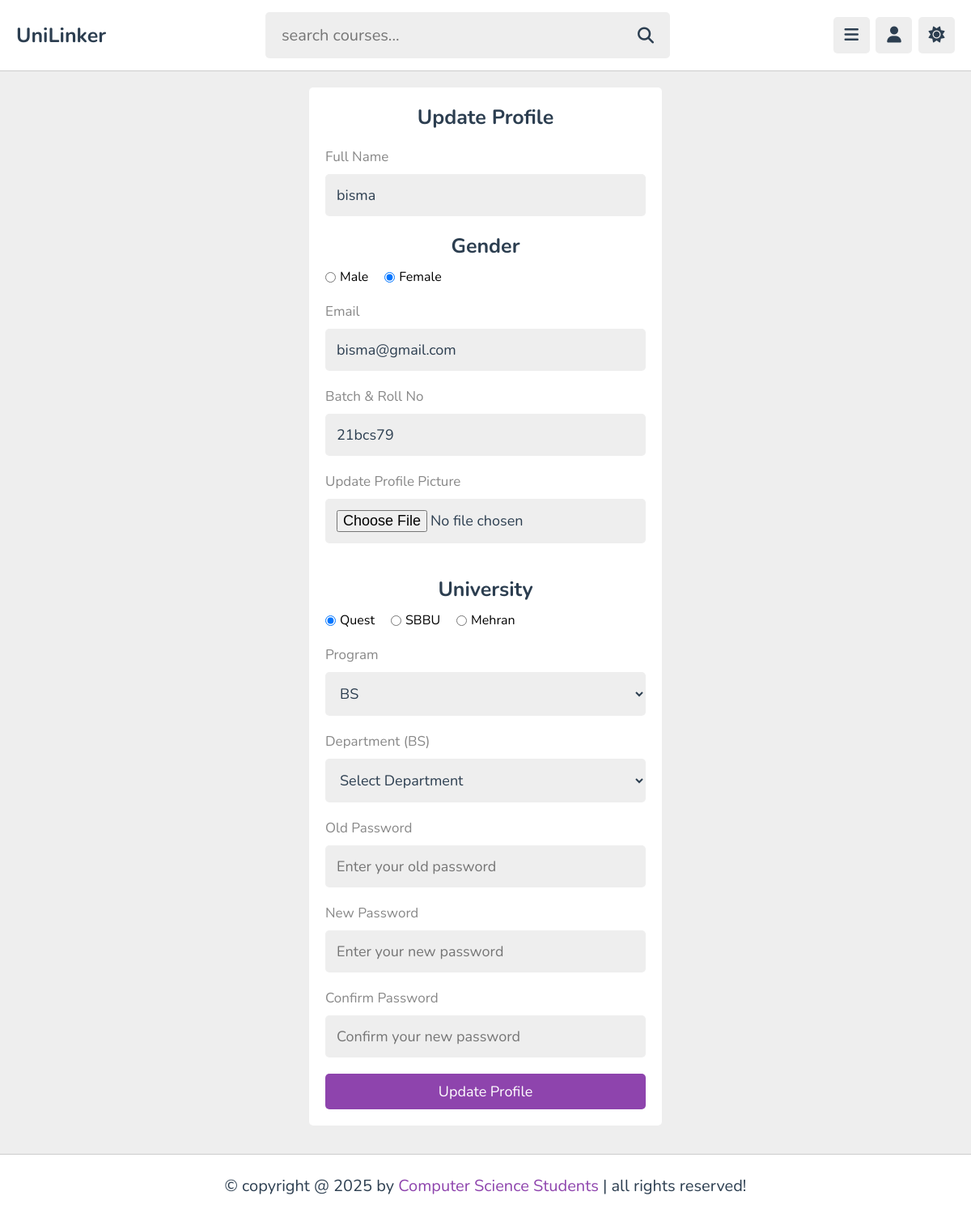
The page /update.php (signed in) on the database its author committed.
### tables this page shows
CREATE TABLE `users` (
  `id` varchar(20) NOT NULL,
  `full_name` varchar(50) DEFAULT NULL,
  `email` varchar(50) NOT NULL,
  `password` varchar(50) NOT NULL,
  `image` varchar(100) NOT NULL,
  `username` varchar(255) DEFAULT NULL,
  `gender` varchar(50) DEFAULT NULL,
  `batch_roll_no` varchar(50) DEFAULT NULL,
  `university` varchar(50) DEFAULT NULL,
  `program` varchar(50) DEFAULT NULL,
  `department` varchar(50) DEFAULT NULL
);

### update.php (the view, shortened to what this page needs)
<?php
include 'components/connect.php';
if(isset($_COOKIE['user_id'])){
   $user_id = $_COOKIE['user_id'];
}else{
   $user_id = '';
   header('location:login.php');
   exit();
}
$select_user = $conn->prepare("SELECT * FROM `users` WHERE id = ? LIMIT 1");
$select_user->execute([$user_id]);
$fetch_user = $select_user->fetch(PDO::FETCH_ASSOC);
?>
<!DOCTYPE html>
<html lang="en">
<head>
   <link rel="stylesheet" href="https://cdnjs.cloudflare.com/ajax/libs/font-awesome/6.2.0/css/all.min.css">
   <link rel="stylesheet" href="css/style.css">
</head>
<body>
<?php include 'components/user_header.php'; ?>
<section class="form-container" style="min-height: calc(100vh - 19rem);">
   <form action="" method="post" enctype="multipart/form-data">
      <h3>Update Profile</h3>
      <div class="flex">
         <div class="col">
            <p>Full Name</p>
            <input type="text" name="full_name" value="<?= isset($fetch_user['full_name']) ? htmlspecialchars($fetch_user['full_name']) : ''; ?>" maxlength="100" class="box">
            <div class="gender-box">
               <h3>Gender</h3>
               <div class="gender-option">
                  <label>
                     <input type="radio" name="gender" value="Male"
                     <?= (isset($fetch_user['gender']) && $fetch_user['gender'] == 'Male') ? 'checked' : ''; ?>>
                     Male
                  </label>
                  <label>
                     <input type="radio" name="gender" value="Female"
                     <?= (isset($fetch_user['gender']) && $fetch_user['gender'] == 'Female') ? 'checked' : ''; ?>>
                     Female
                  </label>
               </div>
            </div>
            <p>Email</p>
            <input type="email" name="email" value="<?= isset($fetch_user['email']) ? htmlspecialchars($fetch_user['email']) : ''; ?>" maxlength="100" class="box">
            <p>Batch & Roll No</p>
            <input type="text" name="batch_roll_no" value="<?= isset($fetch_user['batch_roll_no']) ? htmlspecialchars($fetch_user['batch_roll_no']) : ''; ?>" maxlength="20" class="box" placeholder="e.g., 45BCS32">
            <p>Update Profile Picture</p>
            <input type="file" name="image" accept="image/*" class="box">
         </div>
         <div class="col">
            <div class="university-box">
               <h3>University</h3>
               <div class="university-option">
                  <label>
                     <input type="radio" name="university" value="Quest"
                     <?= (isset($fetch_user['university']) && $fetch_user['university'] == 'Quest') ? 'checked' : ''; ?>>
                     Quest
                  </label>
                  <label>
                     <input type="radio" name="university" value="SBBU"
                     <?= (isset($fetch_user['university']) && $fetch_user['university'] == 'SBBU') ? 'checked' : ''; ?>>
                     SBBU
                  </label>
                  <label>
                     <input type="radio" name="university" value="Mehran"
                     <?= (isset($fetch_user['university']) && $fetch_user['university'] == 'Mehran') ? 'checked' : ''; ?>>
                     Mehran
                  </label>
               </div>
            </div>
            <p>Program</p>
            <select name="program" class="box" onchange="showDepartments()" id="program">
               <option value="BS" <?= (isset($fetch_user['program']) && $fetch_user['program'] == 'BS') ? 'selected' : ''; ?>>BS</option>
            </select>
            <div id="bs-department" style="display: none;">
               <p>Department (BS)</p>
               <select name="department" class="box">
                  <option value="">Select Department</option>
               </select>
            </div>
            <p>Old Password</p>
            <input type="password" name="old_pass" placeholder="Enter your old password" maxlength="50" class="box">
            <p>New Password</p>
            <input type="password" name="new_pass" placeholder="Enter your new password" maxlength="50" class="box">
            <p>Confirm Password</p>
            <input type="password" name="cpass" placeholder="Confirm your new password" maxlength="50" class="box">
         </div>
      </div>
      <input type="submit" name="submit" value="Update Profile" class="btn">
   </form>
</section>
<?php include 'components/footer.php'; ?>
</body>
</html>

### css/style.css (style rules this page uses)
:root { --main-color:#8e44ad; --red:#e74c3c; --oragen:#f39c12; --white:#fff; --black:#2c3e50; --light-color:#888; --light-bg:#eee; --border:.1rem solid rgba(0,0,0,.2); }
* { font-family: 'Nunito', sans-serif; margin: 0; padding: 0; box-sizing: border-box; outline: none; border: none; text-decoration: none; }
html { font-size: 62.5%; overflow-x: hidden; }
body { background-color: var(--light-bg); padding-left: 30rem; }
section { padding:2rem; max-width: 1200px; margin: 0 auto; }
.btn, .option-btn, .delete-btn, .inline-btn, .inline-option-btn, .inline-delete-btn { border-radius: .5rem; padding: 1rem 3rem; font-size: 1.8rem; color: #fff; margin-top: 1rem; text-transform: capitalize; cursor: pointer; text-align: center; }
.btn, .option-btn, .delete-btn { display: block; width: 100%; }
.btn, .inline-btn { background-color: var(--main-color); }
.form-container { display: flex; align-items: center; justify-content:center; min-height:80vh; }
.form-container form { background-color: var(--white); border-radius: .5rem; padding: 2rem; }
.form-container form h3 { text-align: center; font-size: 2.5rem; margin-bottom: 1rem; color: var(--black); text-transform: capitalize; }
.form-container form p { padding-top: 1rem; font-size: 1.7rem; color: var(--light-color); }
.form-container form .box { width: 100%; border-radius: .5rem; margin: 1rem 0; font-size: 1.8rem; color: var(--black); padding: 1.4rem; background-color: var(--light-bg); }
.form-container .flex { display: flex; gap: 2rem; }
.form-container .flex .col { flex: 1 1 25rem; }
@media (max-width:1200px) { body { padding-left: 0; } }

### update.php (style rules this page uses)
.gender-box, .university-box { margin: 1rem 0; }
.gender-box h3, .university-box h3 { margin-bottom: 0.5rem; color: var(--black); font-size: 1.8rem; }
.gender-option, .university-option { display: flex; gap: 2rem; flex-wrap: wrap; }
.gender-option label, .university-option label { display: flex; align-items: center; gap: 0.5rem; cursor: pointer; font-size: 1.6rem; }
.form-container .flex { display: grid; grid-template-columns: repeat(auto-fit, minmax(30rem, 1fr)); gap: 2rem; }

### rows shown on the page
users: full_name "bisma", gender "☐ Male", gender "☑ Female", email "bisma@gmail.com", batch_roll_no "21bcs79", university "☑ Quest", university "☐ SBBU", university "☐ Mehran", program "BS"
